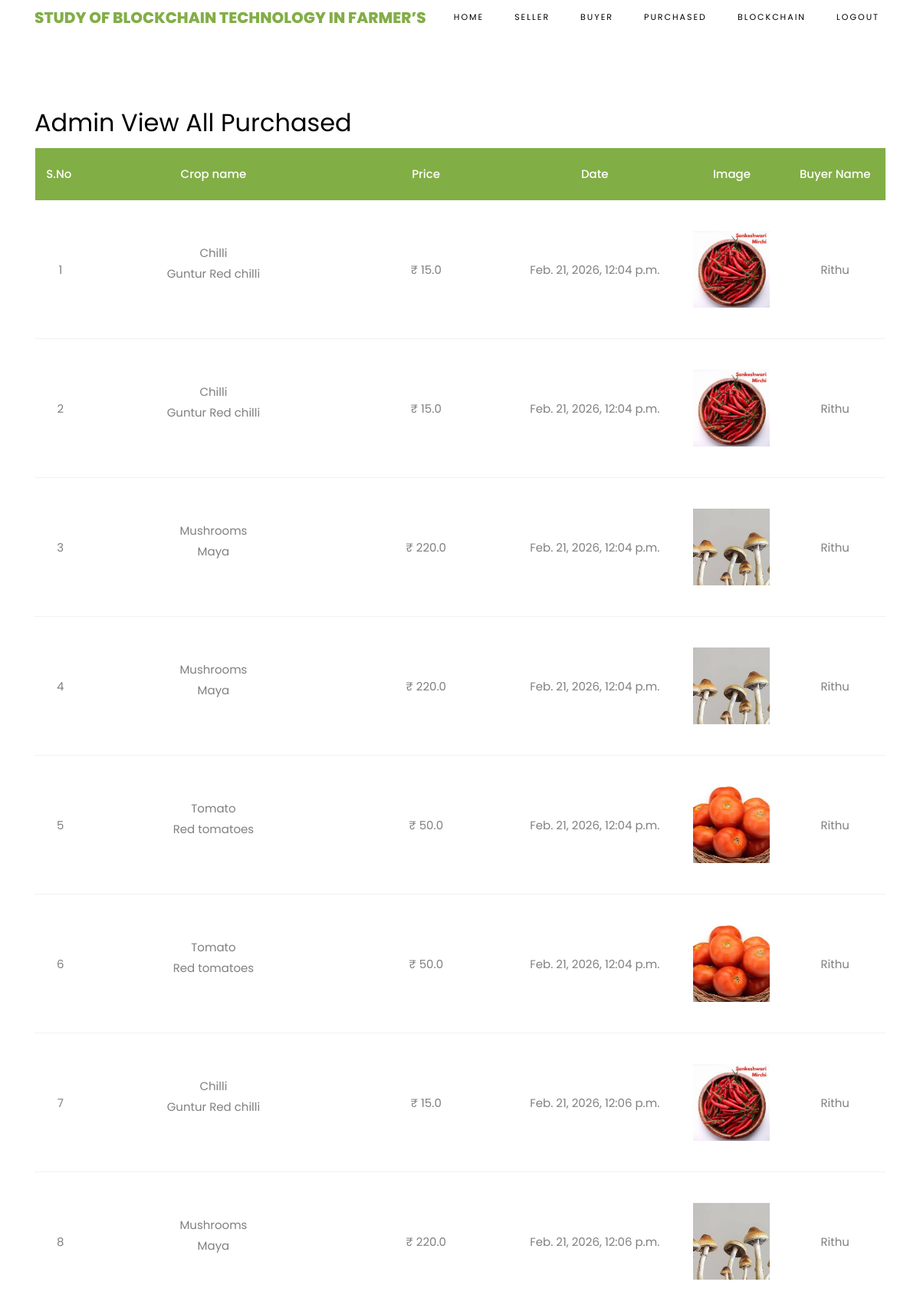
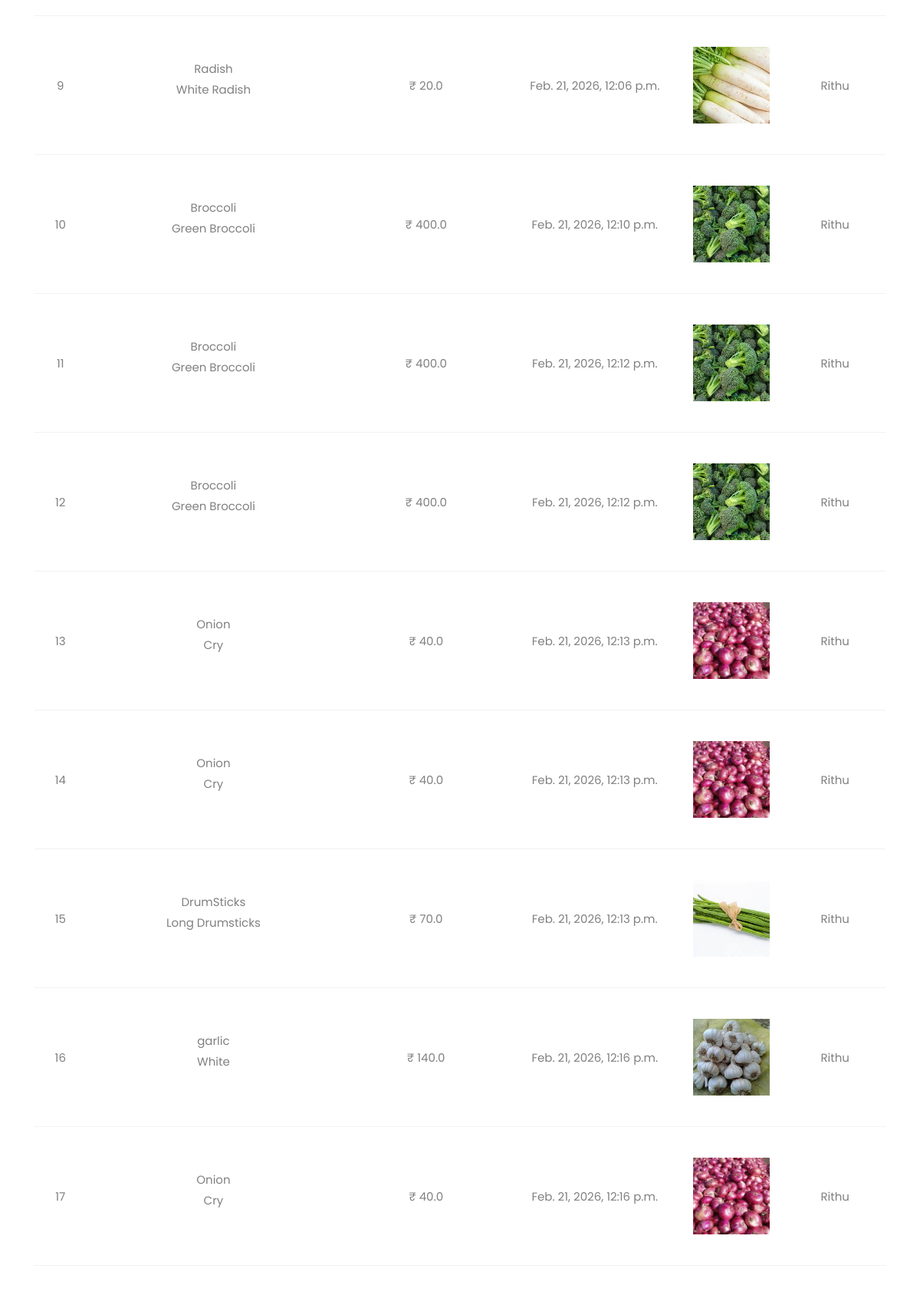
Page /AdminViewAllPurchased/ (upper part) on the committed database (2 pictures, top to bottom).
### buyers/models.py (models this page shows, shortened)
class BuyerCropCartModels(models.Model):
    buyerusername = models.CharField(max_length=100)
    buyeruseremail = models.CharField(max_length=100)
    sellername = models.CharField(max_length=100)
    cropname = models.CharField(max_length=100)
    description = models.CharField(max_length=100000)
    price = models.FloatField()
    file = models.FileField(upload_to='files/')
    cdate = models.DateTimeField(auto_now_add=True)
    status = models.CharField(max_length=50)
    class Meta:
        db_table = "BuyerCartTable"

### admins/views.py (the view)
# urls.py: path("AdminViewAllPurchased/", admins.AdminViewAllPurchased, name="AdminViewAllPurchased"),
def AdminViewAllPurchased(request):
    data = BuyerCropCartModels.objects.filter(status='purchased')
    return render(request,'admins/AdminViewAllPurchased.html',{'data':data})

### assets/templates/admins/AdminViewAllPurchased.html
{%extends 'admins/adminbase.html'%}
{%load static%}
{%block contents%}
<section class="ftco-section ftco-cart">
			<div class="container">
				<div class="row">
    			<div class="col-md-12 ftco-animate">
                    <h2>Admin View All Purchased</h2>
    				<div class="cart-list">
	    				<table class="table">
						    <thead class="thead-primary">
						      <tr class="text-center">
						        <th>S.No&nbsp;</th>
						        <th>Crop name</th>
						        <th>Price</th>
						        <th>Date</th>
						        <th>Image</th>
                                <th>Buyer Name</th>
						      </tr>
						    </thead>
						    <tbody>
                             {% for i in data %}
                          <tr class="text-center">
                        <td>{{forloop.counter}}</td>
                        <td class="product-name">{{i.cropname}} <p>{{i.description}}</p></td>
                        <td class="quantity">&#x20B9; {{i.price}}</td>
                        <td>{{i.cdate}}</td>
                        <td class="image-prod"><div class="img" style="background-image:url({{i.file}});"></div></td>
                        <td>{{i.buyerusername}}</td>
                    </tr>
                    {% endfor %}
						    </tbody>
						  </table>
					  </div>
    			</div>
    		</div>
			</div>
		</section>
{%endblock%}

### rows in the picture
BuyerCropCartModels: cropname "Chilli", description "Guntur Red chilli", price "15.0", cdate "Feb. 21, 2026, 12:04 p.m.", file (picture), buyerusername "Rithu"
BuyerCropCartModels: cropname "Chilli", description "Guntur Red chilli", price "15.0", cdate "Feb. 21, 2026, 12:04 p.m.", file (picture), buyerusername "Rithu"
BuyerCropCartModels: cropname "Mushrooms", description "Maya", price "220.0", cdate "Feb. 21, 2026, 12:04 p.m.", file (picture), buyerusername "Rithu"
BuyerCropCartModels: cropname "Mushrooms", description "Maya", price "220.0", cdate "Feb. 21, 2026, 12:04 p.m.", file (picture), buyerusername "Rithu"
BuyerCropCartModels: cropname "Tomato", description "Red tomatoes", price "50.0", cdate "Feb. 21, 2026, 12:04 p.m.", file (picture), buyerusername "Rithu"
BuyerCropCartModels: cropname "Tomato", description "Red tomatoes", price "50.0", cdate "Feb. 21, 2026, 12:04 p.m.", file (picture), buyerusername "Rithu"
BuyerCropCartModels: cropname "Chilli", description "Guntur Red chilli", price "15.0", cdate "Feb. 21, 2026, 12:06 p.m.", file (picture), buyerusername "Rithu"
BuyerCropCartModels: cropname "Mushrooms", description "Maya", price "220.0", cdate "Feb. 21, 2026, 12:06 p.m.", file (picture), buyerusername "Rithu"
BuyerCropCartModels: cropname "Radish", description "White Radish", price "20.0", cdate "Feb. 21, 2026, 12:06 p.m.", file (picture), buyerusername "Rithu"
BuyerCropCartModels: cropname "Broccoli", description "Green Broccoli", price "400.0", cdate "Feb. 21, 2026, 12:10 p.m.", file (picture), buyerusername "Rithu"
BuyerCropCartModels: cropname "Broccoli", description "Green Broccoli", price "400.0", cdate "Feb. 21, 2026, 12:12 p.m.", file (picture), buyerusername "Rithu"
BuyerCropCartModels: cropname "Broccoli", description "Green Broccoli", price "400.0", cdate "Feb. 21, 2026, 12:12 p.m.", file (picture), buyerusername "Rithu"
BuyerCropCartModels: cropname "Onion", description "Cry", price "40.0", cdate "Feb. 21, 2026, 12:13 p.m.", file (picture), buyerusername "Rithu"
BuyerCropCartModels: cropname "Onion", description "Cry", price "40.0", cdate "Feb. 21, 2026, 12:13 p.m.", file (picture), buyerusername "Rithu"
BuyerCropCartModels: cropname "DrumSticks", description "Long Drumsticks", price "70.0", cdate "Feb. 21, 2026, 12:13 p.m.", file (picture), buyerusername "Rithu"
BuyerCropCartModels: cropname "garlic", description "White", price "140.0", cdate "Feb. 21, 2026, 12:16 p.m.", file (picture), buyerusername "Rithu"
BuyerCropCartModels: cropname "Onion", description "Cry", price "40.0", cdate "Feb. 21, 2026, 12:16 p.m.", file (picture), buyerusername "Rithu"
